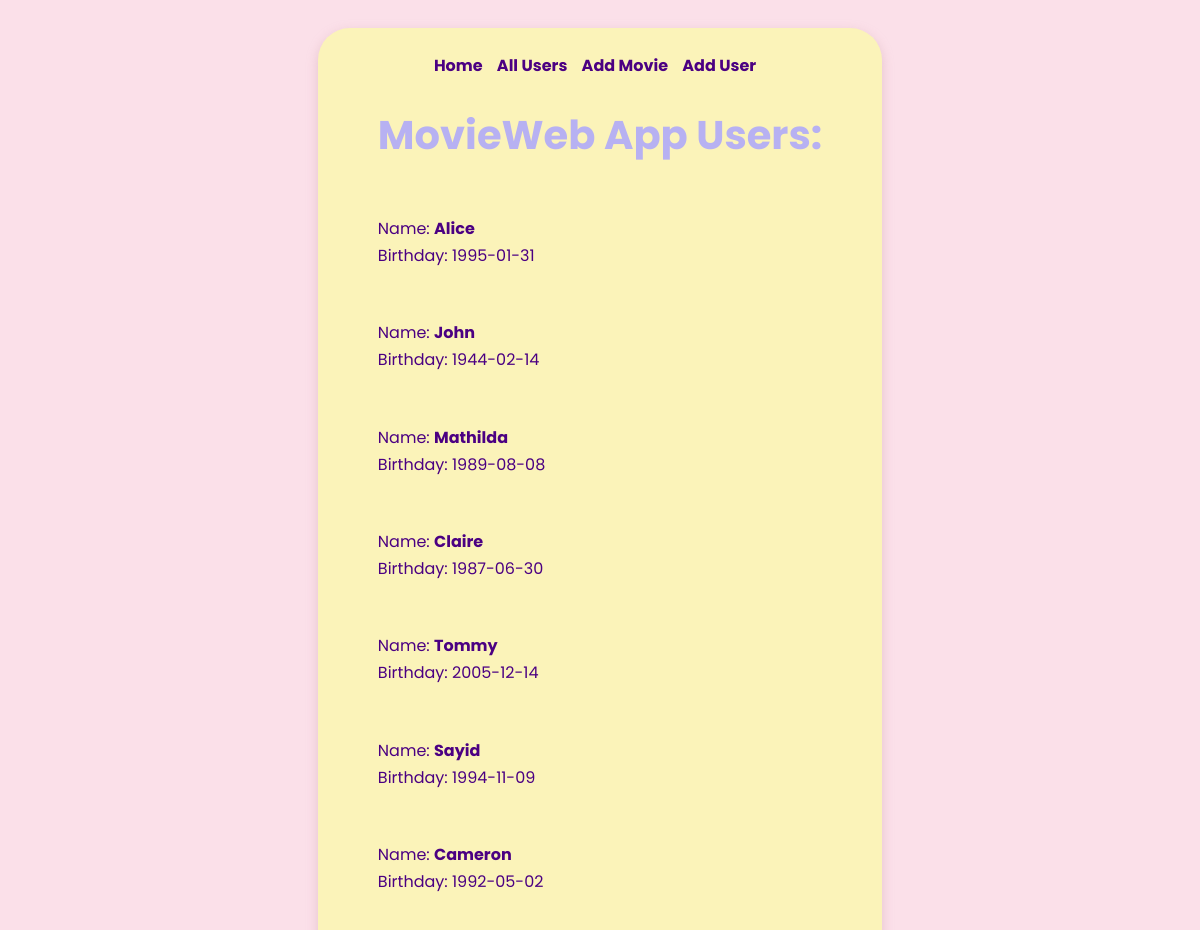
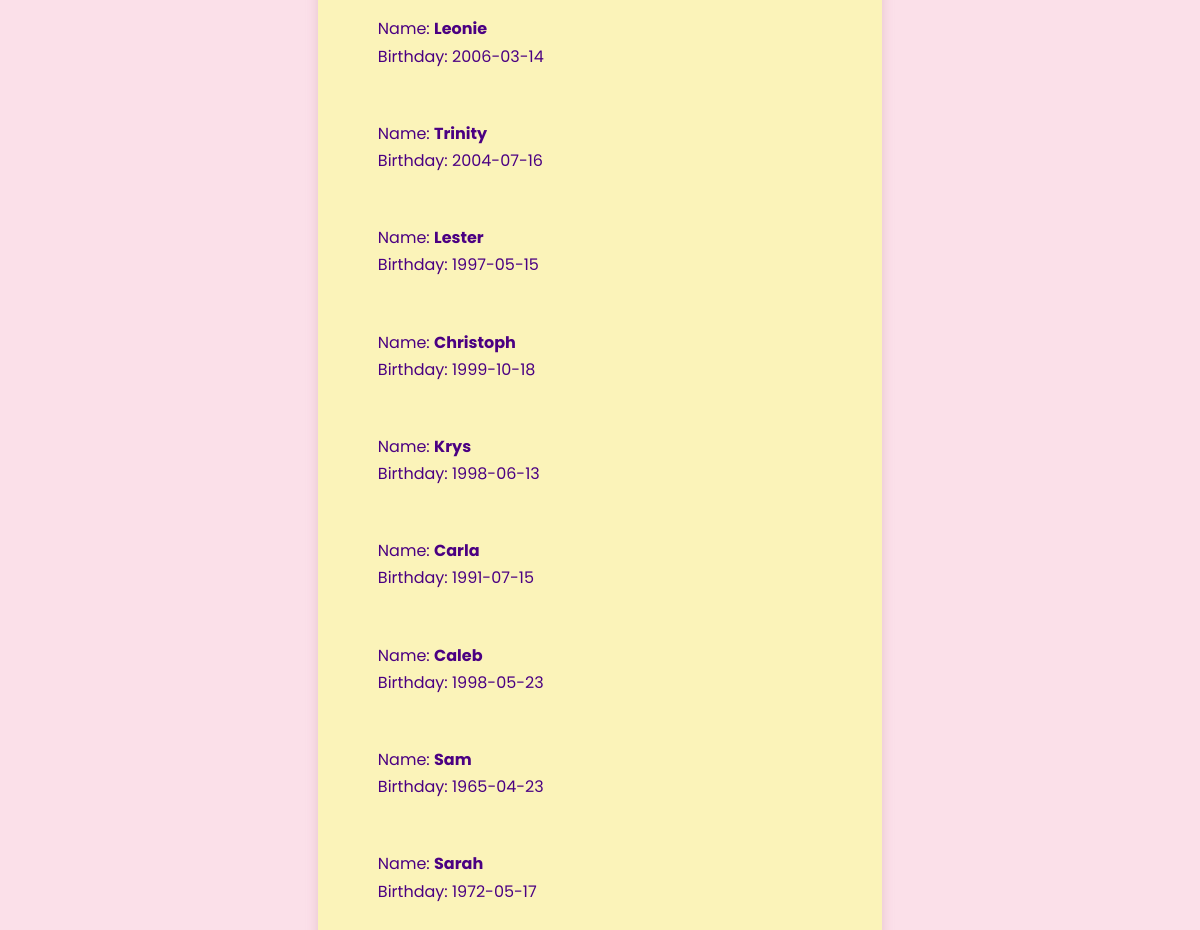
Screenshot of /users with the database file from the repository (2 pictures, top to bottom).
### datamanager/data_models.py (models this page shows, shortened)
class User(db.Model):
    __tablename__ = "users"
    id = Column(Integer, primary_key=True, autoincrement=True)
    name = Column(String)
    birthday = Column(Date)

### app.py (the view)
@app.route('/users')
def list_users():
    users = data_manager.get_all_users()
    return render_template('list_users.html', users=users)

### datamanager/sqlite_data_manager.py (called while the page is built)
    def get_all_users(self):
        users = self.models.User.query.all()
        return users

### templates/list_users.html (shortened to what this page needs)
<!DOCTYPE html>
<html lang="en">
<head>
    <link rel="stylesheet" href="/static/styles.css">
</head>
<body>
<main>
    <nav>
        <a class="nav_element" href="/">Home</a>
        <a class="nav_element" href="/users">All Users</a>
        <a class="nav_element" href="/add_movie">Add Movie</a>
        <a class="nav_element" href="/add_user">Add User</a>
    </nav>
    <h1>MovieWeb App Users:</h1>
    <div>
        <ul>
            {% for user in users %}
            <li>
                <div>Name: <a id="link-to-favs" href="{{ url_for('list_user_movies', user_id=user.id) }}">{{ user.name
                    }}</a> <br>
                    Birthday: {{ user.birthday }} <br></div>
            </li>
            {% endfor %}
        </ul>
    </div>
</main>
</body>
</html>

### static/styles.css (style rules this page uses)
body { background-color: #FBE0E9; font-family: 'Poppins', sans-serif; color: #4B0082; display: flex; justify-content: center; }
main { background-color: #FBF3B9; border-radius: 2rem; padding: 25px 60px; margin: 20px; box-shadow: 0 4px 12px rgba(200, 150, 160, 0.4); }
nav { text-align: center; margin-bottom: 10px; }
.nav_element { text-decoration: none; font-weight: bold; color: #4B0082; margin: 0 10px 0 0; }
h1 { font-family: 'Poppins', sans-serif; font-weight: bold; font-size: 2.5em; color: #B7B1F2; text-align: center; margin-bottom: 50px; }
ul { padding: 0; list-style-type: none; }
li { margin-bottom: 20px; color: #4B0082; line-height: 1.7; }
.flash, #link-to-favs { text-decoration: none; color: #4B0082; font-weight: bold; margin-bottom: 30px; }
li { display: flex; justify-content: space-between; margin-bottom: 50px; }

### rows the page displays
User: name "Alice", birthday "1995-01-31"
User: name "John", birthday "1944-02-14"
User: name "Mathilda", birthday "1989-08-08"
User: name "Claire", birthday "1987-06-30"
User: name "Tommy", birthday "2005-12-14"
User: name "Sayid", birthday "1994-11-09"
User: name "Cameron", birthday "1992-05-02"
User: name "Leonie", birthday "2006-03-14"
User: name "Trinity", birthday "2004-07-16"
User: name "Lester", birthday "1997-05-15"
User: name "Christoph", birthday "1999-10-18"
User: name "Krys", birthday "1998-06-13"
User: name "Carla", birthday "1991-07-15"
User: name "Caleb", birthday "1998-05-23"
User: name "Sam", birthday "1965-04-23"
User: name "Sarah", birthday "1972-05-17"
